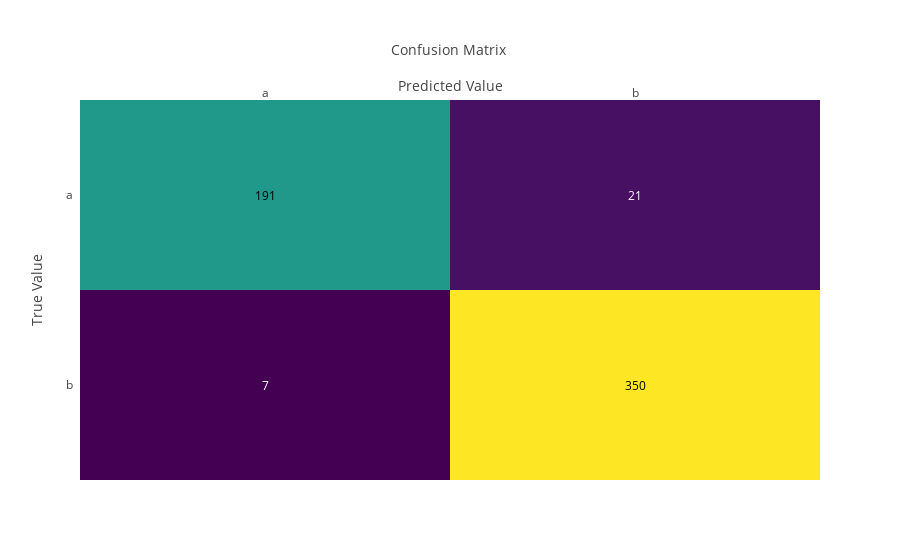

The code cell stored with this chart in its notebook:
### Code cell
plot_handler_from_dataframe.plot_confusion_matrix()

### Figure 1 — Plotly figure (JSON) as saved in the notebook; plotly's stock layout.template omitted (floating-point values rounded to 4 significant figures)
{"data": [{"colorscale": "Viridis", "showscale": false, "type": "heatmap", "uid": "c175aa94-3613-11e9-9445-6723f7265943", "x": ["a", "b"], "y": ["b", "a"], "z": [[7, 350], [191, 21]]}], "layout": {"annotations": [{"font": {"color": "#FFFFFF"}, "showarrow": false, "text": "7", "x": "a", "xref": "x", "y": "b", "yref": "y"}, {"font": {"color": "#000000"}, "showarrow": false, "text": "350", "x": "b", "xref": "x", "y": "b", "yref": "y"}, {"font": {"color": "#000000"}, "showarrow": false, "text": "191", "x": "a", "xref": "x", "y": "a", "yref": "y"}, {"font": {"color": "#FFFFFF"}, "showarrow": false, "text": "21", "x": "b", "xref": "x", "y": "a", "yref": "y"}], "autosize": true, "xaxis": {"autorange": true, "dtick": 1, "gridcolor": "rgb(0, 0, 0)", "range": [-0.5, 1.5], "side": "top", "ticks": "", "title": {"text": "Confusion Matrix <br /><br />Predicted Value"}, "type": "category"}, "yaxis": {"autorange": true, "dtick": 1, "range": [-0.5, 1.5], "ticks": "", "ticksuffix": "  ", "title": {"text": "True Value"}, "type": "category"}}}
